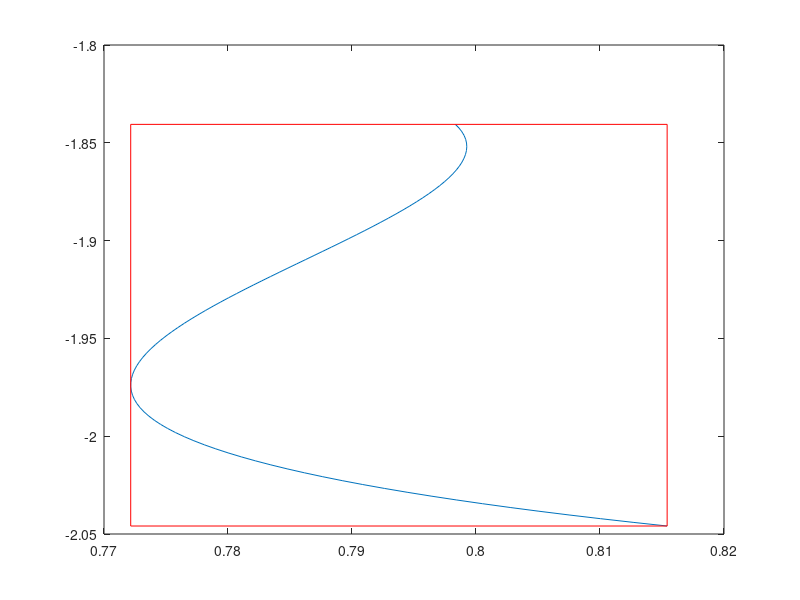

Recreate this plot in MATLAB.

Ax = [0.798340, 0.031631, -0.288986, 0.274429];
Ay = [-1.840576, -0.185532, -0.060379, 0.040573];

t = linspace(0, 1);
x = Ax(1) + Ax(2)*t + Ax(3)*t.^2 + Ax(4)*t.^3;
y = Ay(1) + Ay(2)*t + Ay(3)*t.^2 + Ay(4)*t.^3;

a = 3*Ax(4);
b = 2*Ax(3);
c = Ax(2);
t1 = (-b + sqrt(b^2 - 4*a*c)) / (2*a);
t2 = (-b - sqrt(b^2 - 4*a*c)) / (2*a);
x1 = Ax(1);
x2 = Ax(1) + Ax(2)*t1 + Ax(3)*t1.^2 + Ax(4)*t1.^3;
x3 = Ax(1) + Ax(2)*t2 + Ax(3)*t2.^2 + Ax(4)*t2.^3;
x4 = Ax(1) + Ax(2) + Ax(3) + Ax(4);
bbx1 = min([x1, x2, x3, x4]);
bbx2 = max([x1, x2, x3, x4]);

a = 3*Ay(4);
b = 2*Ay(3);
c = Ay(2);
t1 = (b + sqrt(b^2 - 4*a*c)) / (2*a);
t2 = (b - sqrt(b^2 - 4*a*c)) / (2*a);
y1 = Ay(1);
y2 = Ay(1) + Ay(2)*t1 + Ay(3)*t1.^2 + Ay(4)*t1.^3;
y3 = Ay(1) + Ay(2)*t2 + Ay(3)*t2.^2 + Ay(4)*t2.^3;
y4 = Ay(1) + Ay(2) + Ay(3) + Ay(4);
bby1 = min([y1, y2, y4]);
bby2 = max([y1, y2, y4]);

hold off
plot(x, y);
hold on
plot([bbx1, bbx1], [bby1, bby2], 'r');
plot([bbx2, bbx2], [bby1, bby2], 'r');
plot([bbx1, bbx2], [bby1, bby1], 'r');
plot([bbx1, bbx2], [bby2, bby2], 'r');

